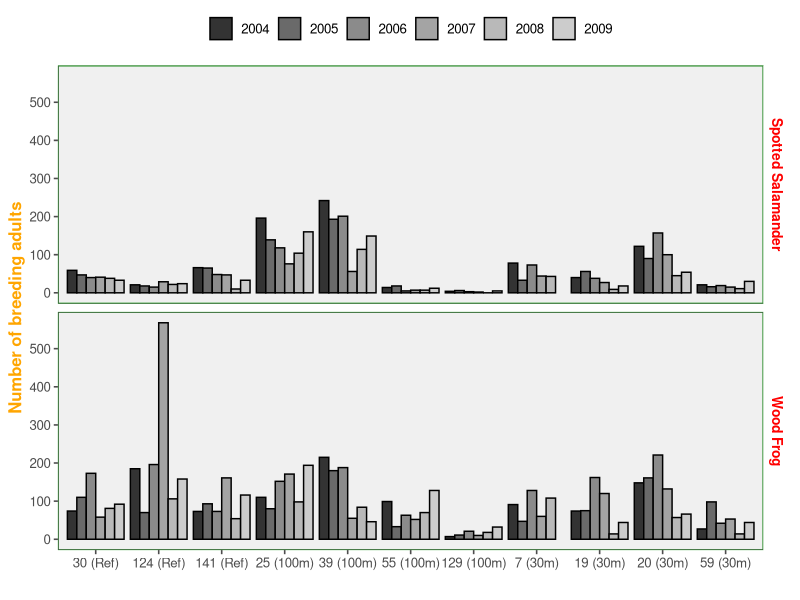

Source code (R):
## ---- chunk 1
######Lecture 8: Loading in Data  
######26 January 2023  
######LVH  

### Create and save a dataset:
### write.table(x=varName, file="outputfileName.csv, header=T sep=",")


#### These functions read in a data set
### read.table() 
## read.table(file="path/to/data.csv", header = TRUE, sep = ",")

### read.csv(file="data.csv", header=T)


#### Use RDS object when only working in R. Creates an R object, so you don't have to work with individual files. Helps with data storage and transfering large files. Helpful with large data sets
## saveRDS(my_data, file="FileName.RDS")
## readRDS("FileName.RDS")
## p <- readRDS("FileName.RDS")


### Long vs Wide data formats
### wide format = contains values that do NOT repeat in the ID column
### long format = contains values that repeat in the ID column

library(tidyverse)
glimpse(billboard)

b1 <- billboard %>%
  pivot_longer(
    cols = starts_with("wk"), #specify which columns you want to make 'longer'
    names_to = "Week", # name of new column which will contain header names
    values_to = "Rank", #name of new column which will contain the values
    values_drop_na=TRUE #removes any rows where the value = NA
  )

#View(b1) ## rmarkdown does NOT like this - remove if knitting

### pivot_wider
### best for making occupancy matrix
glimpse(fish_encounters)
view(fish_encounters)

fish_encounters %>%
  pivot_wider(names_from= station, #which column you want to turn into multiple columns
              values_from = seen) #which column contains the values for new column cells
#creates occupancy matrix with NAs

fish_encounters %>%
  pivot_wider(names_from= station, #which column you want to turn into multiple columns
              values_from = seen, #which column contains the values for new column cells
              values_fill = 0) # fills NAs with 0s

#creates occupancy matrix with 0s instead of NAs

##### Dryad: makes research data freely reusable, citable, and discoverable
library(ggthemes)

## read.table()
dryadData <- read.table(file="Amphibian-Data/veysey powell and babbitt_data_buffers and amphibians2.csv", header=TRUE, sep=",")
glimpse(dryadData)
head(dryadData)

table(dryadData$species) ### allows you to see different groups of character column
summary(dryadData$mean.hydro)

dryadData$treatment
# glimpse(dryadData)
# head(dryadData)
# table(dryadData$species)

dryadData$species<-factor(dryadData$species, labels=c("Spotted Salamander", "Wood Frog")) #creating y 'labels' to use for the plot instead of AMMA and RASY

#class(dryadData$treatment)
dryadData$treatment <- factor(dryadData$treatment, 
                              levels=c("Reference",
                                       "100m", "30m")) #changes the order of the treatment groups to reference, 100m, 30m instead of 100m, 30m, reference


p<- ggplot(data=dryadData, #defines the data set that the plot will be made from
           aes(x=interaction(wetland, treatment), 
               y=count.total.adults, fill=factor(year))) + geom_bar(position="dodge", stat="identity", color="black") + # defines which columns and rows should be represented in the plot on the x and y axes. interaction groups treatment and wetland. fill groups and colors columns by year. geom_bar makes it a bar plot. position defines where the bars should be such as stacked or grouped. Stat is how the plot treats the data. color changes the color of the outlines.
  ylab("Number of breeding adults") + #gives the y axis title
  xlab("") + # gives the x axis title (nothing)
  scale_y_continuous(breaks = c(0,100,200,300,400,500)) + # labels the units of the y axis and makes them continuous on a defined range
  scale_x_discrete(labels=c("30 (Ref)", "124 (Ref)", "141 (Ref)", "25 (100m)","39 (100m)","55 (100m)","129 (100m)", "7 (30m)","19 (30m)","20 (30m)","59 (30m)")) + #labels the units for the x axis. Makes them discrete values
  facet_wrap(~species, nrow=2, strip.position="right") + # wraps the plots into a more easily viewed double plot. species names are placed on the right
  theme_few() + scale_fill_grey() + # makes the theme and makes it greyscale
  theme(panel.background = element_rect(fill = 'gray94', color = 'green'), legend.position="top",  legend.title= element_blank(), axis.title.y = element_text(size=12, face="bold", colour = "orange"), strip.text.y = element_text(size = 10, face="bold", colour = "red"))+  # changes the color and fill of the panel background's rectangle, locates the position of the legend, removes a legend title, defines the size, boldness, and color of the y axis label. strip.text.y changes the size, boldness, and color of the species name on the y axis on the right
  guides(fill=guide_legend(nrow=1,byrow=TRUE)) # makes the legends one row instead of two

p
